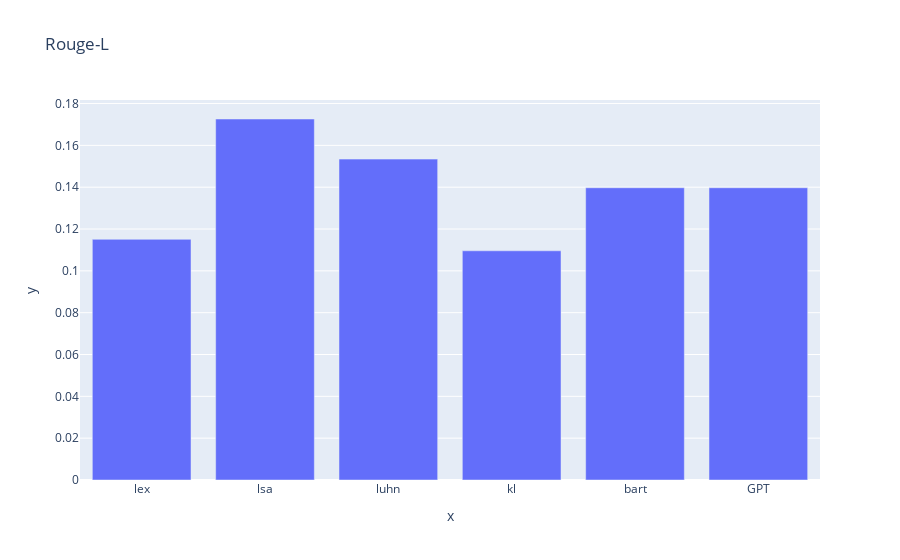

Notebook source saved alongside this figure:
### Code cell
df = DataFrame({
    "lex" : [rouge_l_lex_score],
    "lsa" : [rouge_l_lsa_score],
    "luhn" : [rouge_l_luhn_score],
    "kl" : [rouge_l_kl_score],
    "bart" : [rouge_l_bart_score],
    "GPT" : [rouge_l_GPT_score]
})
bar(x=df.columns.values, y=df.values[0], title="Rouge-L")

### Figure 1 — Plotly figure (JSON) as saved in the notebook; plotly's stock layout.template omitted (floating-point values rounded to 4 significant figures)
{"data": [{"alignmentgroup": "True", "hovertemplate": "x=%{x}<br>y=%{y}<extra></extra>", "legendgroup": "", "marker": {"color": "#636efa", "pattern": {"shape": ""}}, "name": "", "offsetgroup": "", "orientation": "v", "showlegend": false, "textposition": "auto", "type": "bar", "x": ["lex", "lsa", "luhn", "kl", "bart", "GPT"], "xaxis": "x", "y": [0.1151, 0.1726, 0.1534, 0.1096, 0.1397, 0.1397], "yaxis": "y"}], "layout": {"barmode": "relative", "legend": {"tracegroupgap": 0}, "title": {"text": "Rouge-L"}, "xaxis": {"anchor": "y", "domain": [0.0, 1.0], "title": {"text": "x"}}, "yaxis": {"anchor": "x", "domain": [0.0, 1.0], "title": {"text": "y"}}}}
